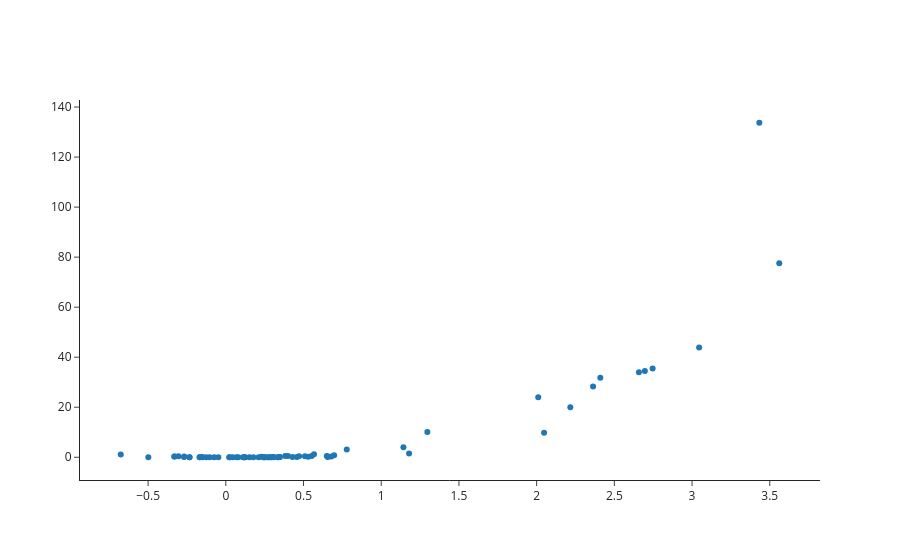

Notebook cell for this chart:
### Code cell
plot_data = ps6_df[ps6_df['DL_OR'] == 'Or1E1C']

fig = go.Figure()
fig.add_traces(go.Scatter(
    x = plot_data['logFC'],
    y = plot_data['FDR'].apply(lambda x: -np.log(x)), 
    text = plot_data['DL_OR'], 
    mode = 'markers'
    )
)
fig.update_layout(template = 'simple_white')
fig.show()

### Figure 1 — Plotly figure (JSON) as saved in the notebook; plotly's stock layout.template omitted (floating-point values rounded to 4 significant figures)
{"data": [{"mode": "markers", "text": ["Or1E1C", "Or1E1C", "Or1E1C", "Or1E1C", "Or1E1C", "Or1E1C", "Or1E1C", "Or1E1C", "Or1E1C", "Or1E1C", "Or1E1C", "Or1E1C", "Or1E1C", "Or1E1C", "Or1E1C", "Or1E1C", "Or1E1C", "Or1E1C", "Or1E1C", "Or1E1C", "Or1E1C", "Or1E1C", "Or1E1C", "Or1E1C", "Or1E1C", "Or1E1C", "Or1E1C", "Or1E1C", "Or1E1C", "Or1E1C", "Or1E1C", "Or1E1C", "Or1E1C", "Or1E1C", "Or1E1C", "Or1E1C", "Or1E1C", "Or1E1C", "Or1E1C", "Or1E1C", "Or1E1C", "Or1E1C", "Or1E1C", "Or1E1C", "Or1E1C", "Or1E1C", "Or1E1C", "Or1E1C", "Or1E1C", "Or1E1C", "Or1E1C", "Or1E1C", "Or1E1C", "Or1E1C", "Or1E1C", "Or1E1C", "Or1E1C", "Or1E1C", "Or1E1C", "Or1E1C", "Or1E1C", "Or1E1C", "Or1E1C", "Or1E1C", "Or1E1C", "Or1E1C", "Or1E1C", "Or1E1C", "Or1E1C", "Or1E1C", "Or1E1C", "Or1E1C", "Or1E1C"], "type": "scatter", "x": [0.2291, 3.433, 0.2476, 2.696, 3.561, 0.2769, 2.363, 1.143, 0.02151, 0.06849, 0.4571, 0.3353, -0.1683, 0.1238, 2.746, 2.048, 0.5525, 0.3996, 2.41, 1.297, -0.1041, 0.1178, 0.3485, 0.53, 0.1516, 0.2109, 0.3059, 0.4714, 0.02559, -0.2676, 0.5673, 2.217, 0.6545, 0.6789, 2.658, 0.247, -0.2331, 0.1774, 0.6564, -0.3285, 0.3066, -0.04788, 0.121, -0.3322, 0.04487, -0.305, 0.5092, 0.429, 1.179, 0.1106, 0.2657, 0.3824, -0.4985, 0.2922, -0.1548, 0.2434, -0.2691, 3.045, 0.3436, 0.07947, -0.1264, -0.07533, 0.3076, -0.1491, 0.3369, -0.6761, 2.01, -0.2339, 0.2867, 0.6971, -0.1683, 0.6497, 0.7782], "y": [0.2244, 133.7, 0, 34.5, 77.58, 0, 28.26, 4.018, 0, 0.0109, 0.1044, 0, 0.04153, 0, 35.52, 9.777, 0.4845, 0.458, 31.79, 10.11, 0.01372, 0, 0.1256, 0.1552, 0, 0, 0.05433, 0.4373, 0, 0.3062, 1.154, 19.96, 0.3398, 0.3248, 33.95, 0, 0, 0, 0.07922, 0.2952, 0.1321, 0, 0.03052, 0.3343, 0, 0.4115, 0.446, 0.1496, 1.525, 0, 0, 0.4978, 0, 0, 0.1096, 0.02136, 0.08165, 43.87, 0.05652, 0, 0, 0.02545, 0, 0, 0, 1.075, 23.99, 0, 0, 0.7939, 0, 0.5092, 3.106]}], "layout": {}}
